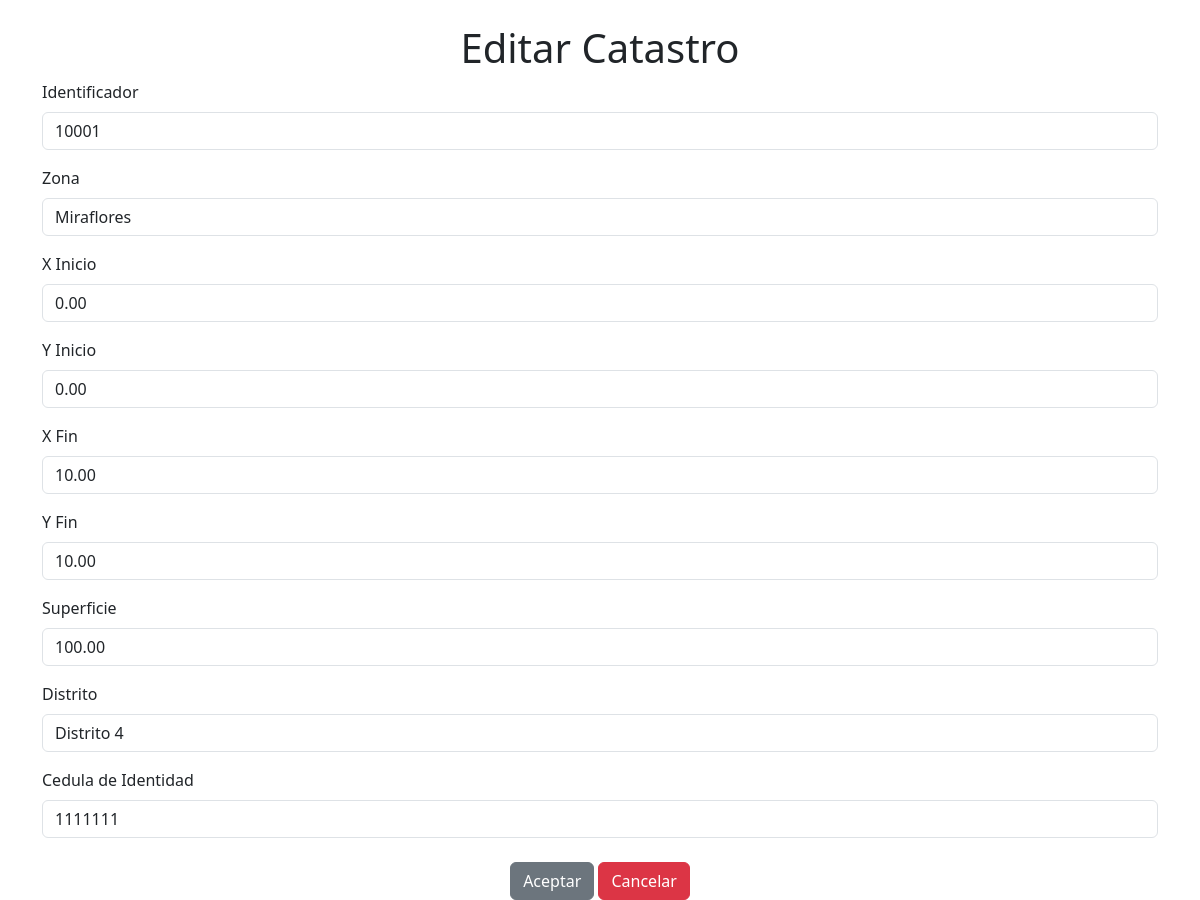
Page /2/paginas/catastro/editarcatastro.php?id_catastro=10001 on the committed database.
### tables this page shows
CREATE TABLE `catastro` (
  `id_catastro` int(11) NOT NULL,
  `distrito` varchar(100) DEFAULT NULL,
  `zona` varchar(100) DEFAULT NULL,
  `xini` decimal(10,2) DEFAULT NULL,
  `yini` decimal(10,2) DEFAULT NULL,
  `xfin` decimal(10,2) DEFAULT NULL,
  `yfin` decimal(10,2) DEFAULT NULL,
  `superficie` decimal(10,2) DEFAULT NULL,
  `ci` int(11) DEFAULT NULL
);

### 2/paginas/catastro/editarcatastro.php (the view, shortened to what this page needs)
<?php
include "../conexion.inc.php";
$id_catastro = $_GET["id_catastro"];
$sql = "SELECT * FROM catastro WHERE id_catastro = $id_catastro";
$resultado = mysqli_query($con, $sql);
$fila = mysqli_fetch_array($resultado);
$id_catastro = $fila["id_catastro"];
$zona = $fila["zona"];
$xini = $fila["xini"];
$yini = $fila["yini"];
$xfin = $fila["xfin"];
$yfin = $fila["yfin"];
$superficie = $fila["superficie"];
$ci = $fila["ci"];
$distrito = $fila["distrito"];
?>
<!DOCTYPE html>
<html lang="es">
<head>
    <link href="https://cdn.jsdelivr.net/npm/bootstrap@5.3.3/dist/css/bootstrap.min.css" rel="stylesheet">
</head>
<body>
    <div class="container mt-4">
        <h1 class="text-center">Editar Catastro</h1>
        <form action="guardaeditarcatastro.php" method="GET">
            <div class="mb-3">
                <label for="id_catastro" class="form-label">Identificador</label>
                <input type="text" class="form-control" id="id_catastro" name="id_catastro" value="<?php echo $id_catastro; ?>" readonly>
            </div>
            <div class="mb-3">
                <label for="zona" class="form-label">Zona</label>
                <input type="text" class="form-control" id="zona" name="zona" value="<?php echo $zona; ?>" required>
            </div>
            <div class="mb-3">
                <label for="xini" class="form-label">X Inicio</label>
                <input type="text" class="form-control" id="xini" name="xini" value="<?php echo $xini; ?>" required>
            </div>
            <div class="mb-3">
                <label for="yini" class="form-label">Y Inicio</label>
                <input type="text" class="form-control" id="yini" name="yini" value="<?php echo $yini; ?>" required>
            </div>
            <div class="mb-3">
                <label for="xfin" class="form-label">X Fin</label>
                <input type="text" class="form-control" id="xfin" name="xfin" value="<?php echo $xfin; ?>" required>
            </div>
            <div class="mb-3">
                <label for="yfin" class="form-label">Y Fin</label>
                <input type="text" class="form-control" id="yfin" name="yfin" value="<?php echo $yfin; ?>" required>
            </div>
            <div class="mb-3">
                <label for="superficie" class="form-label">Superficie</label>
                <input type="text" class="form-control" id="superficie" name="superficie" value="<?php echo $superficie; ?>" required>
            </div>
            <div class="mb-3">
                <label for="distrito" class="form-label">Distrito</label>
                <input type="text" class="form-control" id="distrito" name="distrito" value="<?php echo $distrito; ?>" required>
            </div>
            <div class="mb-3">
                <label for="ci" class="form-label">Cedula de Identidad</label>
                <input type="text" class="form-control" id="ci" name="ci" value="<?php echo $ci; ?>" required>
            </div>
            <div class="text-center mt-4">
                <input type="submit" name="Aceptar" value="Aceptar" class="btn btn-secondary"/>
                <input type="button" name="Cancelar" value="Cancelar" class="btn btn-danger" onclick="window.history.back();"/>
            </div>
        </form>
    </div>
</body>
</html>

### rows in the picture
catastro: id_catastro "10001", zona "Miraflores", xini "0.00", yini "0.00", xfin "10.00", yfin "10.00", superficie "100.00", distrito "Distrito 4", ci "1111111"
